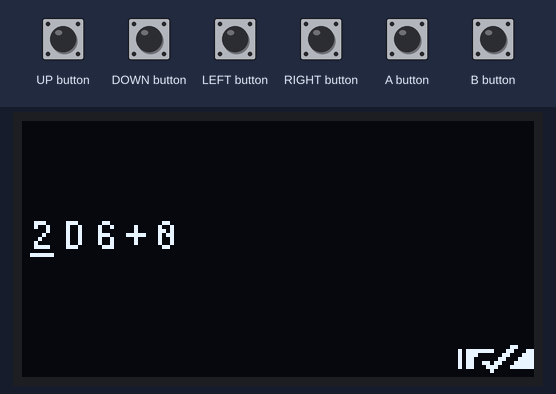
A sketch run on a simulated Arduboy, built with avr-gcc and run on an emulated ATmega32U4. Parts: 128×64 one-colour display. The test bench sets the inputs (shaded band). Random numbers use the default seed unless the sketch sets one.

Above: at 1.2 s.
1.3 s: UP button pressed for 1 s
At 1.58 s:
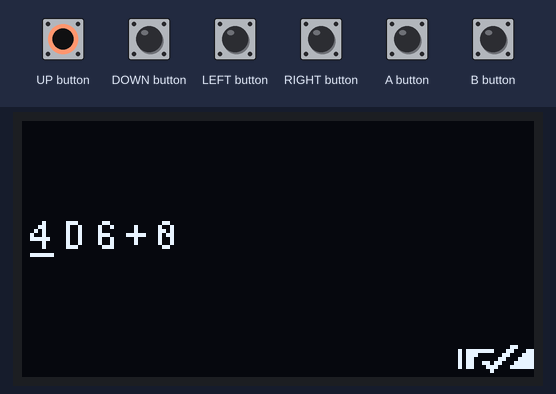
3.8 s: B button pressed for 0.15 s
At 4.2 s:
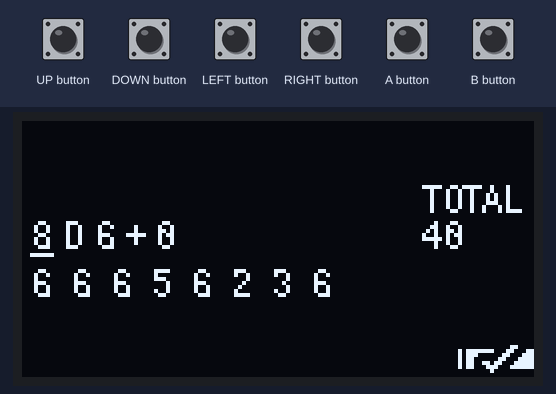
5.4 s: UP button pressed for 0.15 s
7.0 s: DOWN button pressed for 1 s
At 7.76 s:
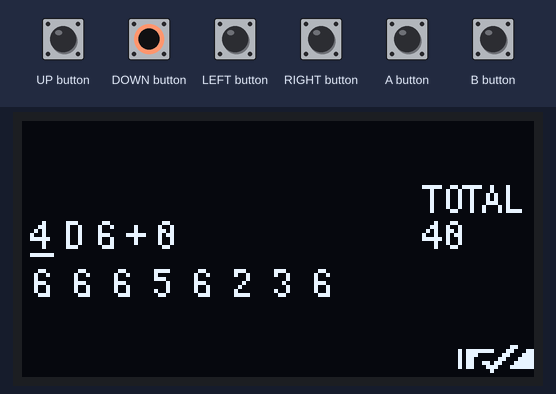
9.5 s: B button pressed for 1 s
At 9.9 s:
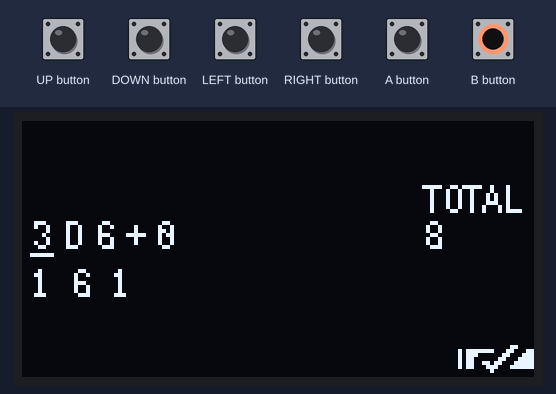
12.0 s: UP button pressed for 0.15 s
At 12.6 s:
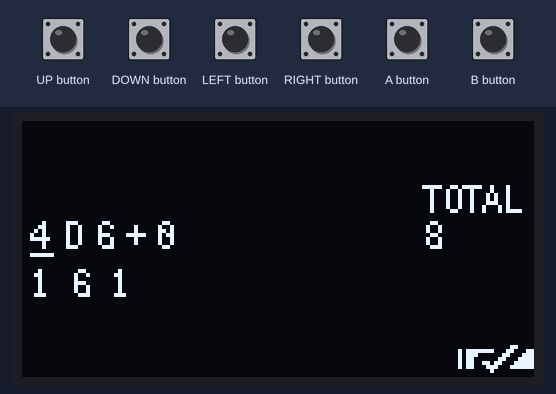
Timing chart, 0 to 14.6 s (numbered marks = the images above; inputs shaded):
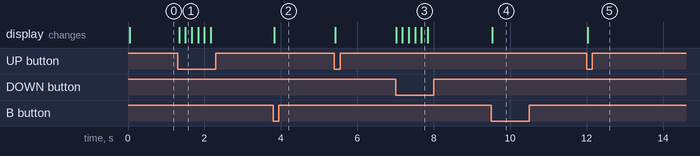

Measured:
- after the input at 1.3 s, the display: first changes at once (image 1 shows a later state)
- after the input at 3.8 s, the display: changes at once (image 2)
- after the input at 7.0 s, the display: first changes at once (image 3 shows a later state)
- after the input at 9.5 s, the display: changes at once (image 4)
- after the input at 12.0 s, the display: changes at once (image 5)

The sketch:

bare.ino
```cpp
#include <Arduboy2.h>
#include <ArduboyTones.h>

#include "Shared.h"
#include "Assets.h"

// modes
#include "Dice.h"

// Make an instance of arduboy used for many functions
Arduboy2 arduboy;
ArduboyTones sound(arduboy.audio.enabled);

Dice dice = Dice();

Shared::Gamemode mode = Shared::dice;

void setup() {

  //initiate arduboy instance
  arduboy.boot();
  arduboy.blank();
  arduboy.audio.begin();
  arduboy.setFrameRate(30);

}

void loop() {
  if (!(arduboy.nextFrame()))
    return;

  arduboy.clear();
  arduboy.pollButtons();

  switch (mode){
    case Shared::dice:
      mode = dice.loop(arduboy);
    break;
  }

  arduboy.display();
  arduboy.idle();
}
```

Dice.cpp
```cpp
/*
  Dice.cpp
*/

#include "Dice.h"

Dice::Dice()
{

}

Shared::Gamemode Dice::loop(Arduboy2 arduboy)
{
  Shared::Gamemode mode = Shared::dice;

  if (arduboy.justPressed(LEFT_BUTTON)) {
    cursorPos --;
    upDownRepeat = 0;
  }
  if (arduboy.justPressed(RIGHT_BUTTON)) {
    cursorPos ++;
    upDownRepeat = 0;
  }
  if (arduboy.justPressed(B_BUTTON)) {
    arduboy.initRandomSeed();
    result = roll();
  }

  if(result != 0){
    itoa(result,buf,10);
    Typewriter::textAt(100,16,"TOTAL");
    Typewriter::textAt(100,25,buf);
    int x = 2;
    int y = 37;
    for(int i = 0; i < rolledDice; i++){
      itoa(diceResults[i],buf,10);
      x += Typewriter::textAt(x,y,buf) * 5 + 5;
      if(x > 100){
        x = 2;
        y += 9;
      }
    }
  } else {
    rolledDice = 0;
  }

  if(arduboy.justReleased(UP_BUTTON | DOWN_BUTTON) || arduboy.justPressed(UP_BUTTON | DOWN_BUTTON)){
    upDownRepeat = 0;
  }

  if(upDownRepeat == 0){
    if (arduboy.pressed(UP_BUTTON)) {
      if(cursorPos == 0){
        numDice ++;
      }
      if(cursorPos == 1){
        numSides ++;
      }
      if(cursorPos == 2){
        plus ++;
      }
    }
    if (arduboy.pressed(DOWN_BUTTON)) {
      if(cursorPos == 0){
        numDice --;
      }
      if(cursorPos == 1){
        numSides --;
      }
      if(cursorPos == 2){
        plus --;
      }
    }
    numDice += 20;
    numDice %= 20;
    numSides += 100;
    numSides %= 100;
    plus += 100;
    plus %= 100;
    upDownRepeat = 5;
  }

  if(upDownRepeat > 0){
    upDownRepeat--;
  }

  cursorPos += 3;
  cursorPos %= 3;

  itoa(numDice + 1,buf,10);
  int diceLength = Typewriter::textAt(2,25,buf);
  Typewriter::textAt(5 + 5 * diceLength,25,"D");
  itoa(numSides+1,buf,10);
  int sidesLength = Typewriter::textAt(13 + 5 * diceLength,25,buf);
  itoa(plus,buf,10);
  int plusLength = Typewriter::textAt(23 + 5 * diceLength + 5 * sidesLength,25,buf);


  //plus sign
  arduboy.drawFastHLine(16 + 5 * diceLength + 5 * sidesLength, 28, 5);
  arduboy.drawFastVLine(18 + 5 * diceLength + 5 * sidesLength, 26, 5);

  if(cursorPos == 0){
    arduboy.drawFastHLine(2, 33, 5 * diceLength + 1);
  }
  if(cursorPos == 1){
    arduboy.drawFastHLine(13 + 5 * diceLength, 33, 5 * sidesLength  + 1);
  }
  if(cursorPos == 2){
    arduboy.drawFastHLine(23 + 5 * diceLength + 5 * sidesLength , 33, 5 * plusLength + 1);
  }

  Sprites::drawSelfMasked(109,55,sprite_confirm,0);

  return mode;
}

int Dice::roll(){
  int out = 0;
  rolledDice = numDice + 1;
  for(int i = 0; i < numDice + 1; i++){
    diceResults[i] = random(1,numSides+2);
    out += diceResults[i];
  }
  return out + plus;
}
```

Dice.h
```cpp
/*
  Dice.h
*/
#ifndef Dice_h
#define Dice_h

#include <Arduboy2.h>
#include "Shared.h"
#include "Assets.h"
#include "Typewriter.h"

class Dice
{
  public:
    Dice();
    Shared::Gamemode loop(Arduboy2 arduboy);
    int result = 0;
  private:
    int roll();
    int numDice = 1;
    int rolledDice = 1;
    int numSides = 5;
    int plus = 0;
    int diceResults[20] = {0};
    int cursorPos = 0;
    int upDownRepeat = 0;
    char buf[8];
    Arduboy2 &arduboy;
};

#endif
```

Shared.cpp
```cpp
/*
  Shared.cpp
*/

#include "Shared.h"

float Shared::lerp(float a, float b, float f)
{
    return a + f * (b - a);
}
void Shared::shuffle(int *array, size_t n)
{
    if (n > 1)
    {
        size_t i;
        for (i = 0; i < n - 1; i++)
        {
          size_t j = i + rand() / (RAND_MAX / (n - i) + 1);
          int t = array[j];
          array[j] = array[i];
          array[i] = t;
        }
    }
}
```

Shared.h
```cpp
/*
  Shared.h
*/
#ifndef Shared_h
#define Shared_h

#include <Arduboy2.h>

namespace Shared
{
    float lerp(float a, float b, float f);
    void shuffle(int *array, size_t n);
    typedef enum Gamemode {
  	  title,
  	  menu,
  	  scanner,
      router,
      hacker,
      success,
      error,
      dice
  	};
};

#endif
```

Typewriter.cpp
```cpp
/*
  Typewriter.cpp
*/

#include "Typewriter.h"

#define CHARWIDTH 5;

int Typewriter::textAt(int x,int y,char* string)
{
  int i = 0;
  char ch = string[i];
  while (ch != '\0'){
      int charIndex = ch - 48;
      if(charIndex > 9) charIndex -= 7;
      if(charIndex >= 0 && charIndex < 35){
        Sprites::drawSelfMasked(x,y,sprite_pragmata,charIndex);
      }
    i++;
    x += CHARWIDTH;
    ch = string[i];
  }

  return i;
}

void Typewriter::numAt(int x,int y,int digit)
{
  int charIndex = digit;
  Sprites::drawSelfMasked(x,y,sprite_pragmata,digit);
}
```

Typewriter.h
```cpp
/*
  Typewriter.h
*/
#ifndef Typewriter_h
#define Typewriter_h

#include <Arduboy2.h>
#include "Assets.h"

namespace Typewriter {
  int textAt(int x,int y,char* string);
  void numAt(int x,int y,int digit);
}

#endif
```

Source omitted: Assets.h (data table, 1939 bytes)
